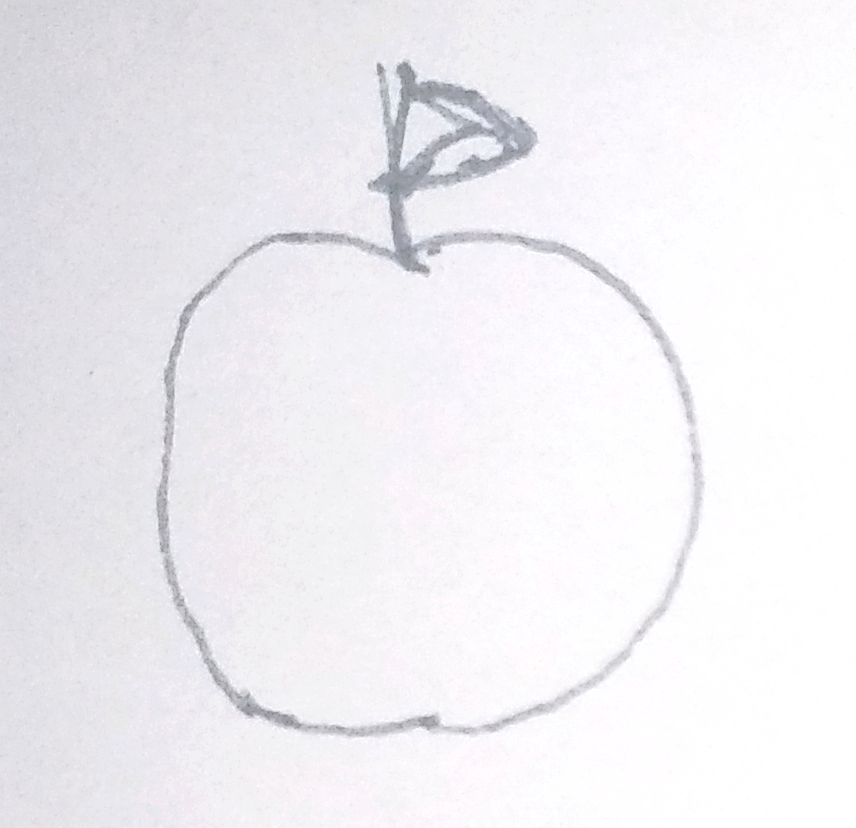
#> input picture Machine_Learning/cam_images/t1.png, 856 x 828 px
$ python 4_processa_foto.py
#> lines starting #> are read from the running program, lines starting #| are printed output that depends on the picture; after the words box and inside, x2 and y2 are one past the last pixel; in counts of white or black regions, pixels touching at a corner belong together
import cv2
import numpy as np

# Carrega Imagens
labels = ['apple', 'axe', 'bicycle', 'book', 'bus']

img_app = cv2.imread('cam_images/t1.png')
#> img_app is the input picture: shape (828, 856, 3); mean B, G, R 242.7, 238.7, 240.4
img_axe = cv2.imread('cam_images/t2.png')
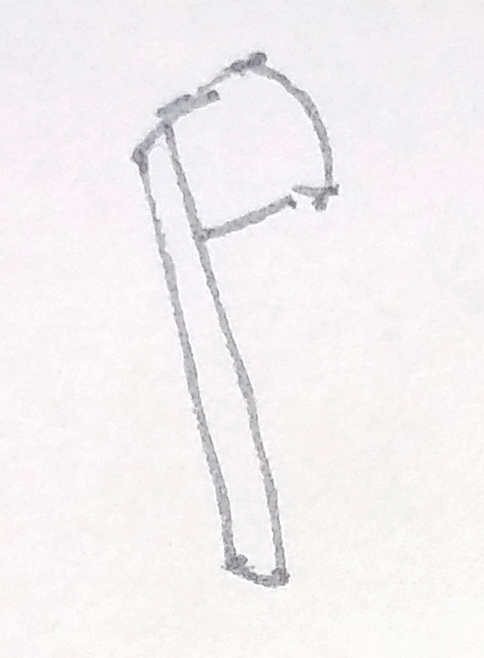
#> input picture Machine_Learning/cam_images/t2.png, 484 x 658 px
#> img_axe is the input picture: shape (658, 484, 3); mean B, G, R 242, 240.3, 244.8
img_bic = cv2.imread('cam_images/t3.png')
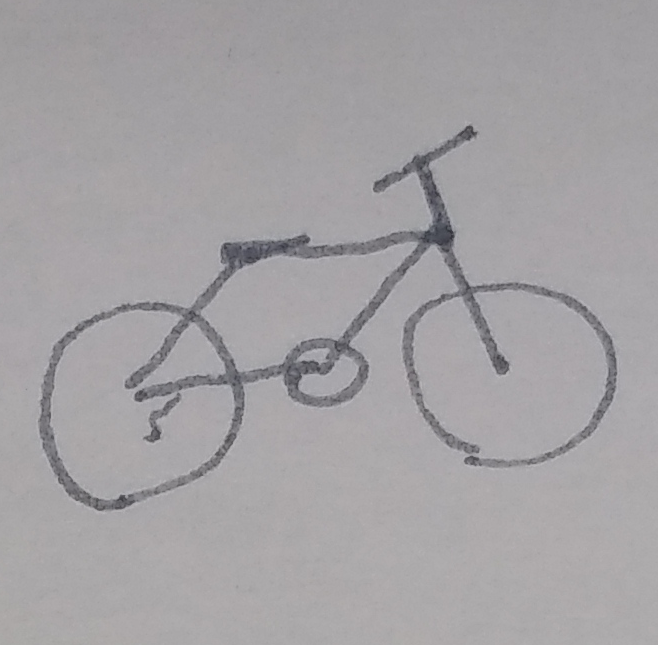
#> input picture Machine_Learning/cam_images/t3.png, 658 x 645 px
#> img_bic is the input picture: shape (645, 658, 3); mean B, G, R 163.9, 161.4, 163.9
img_boo = cv2.imread('cam_images/t4.png')
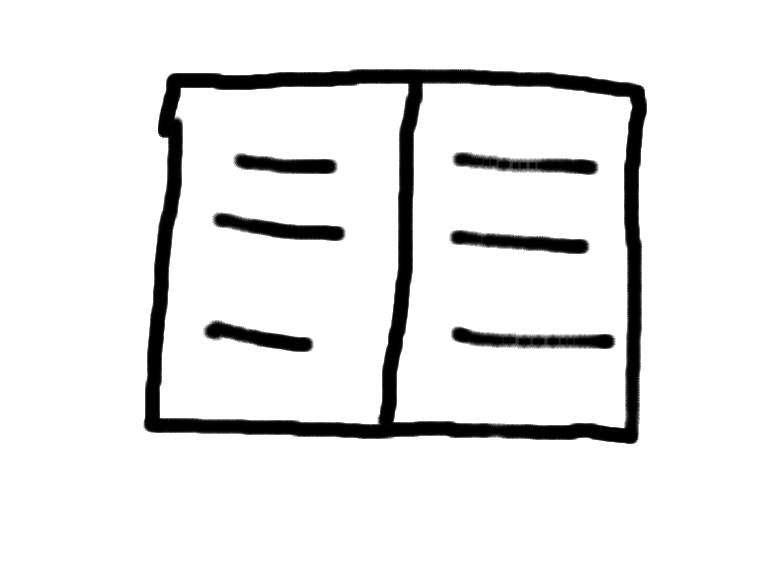
#> input picture Machine_Learning/cam_images/t4.png, 778 x 563 px
#> img_boo is the input picture: shape (563, 778, 3); min 0, max 255, mean 233
img_bus = cv2.imread('cam_images/t5.png')
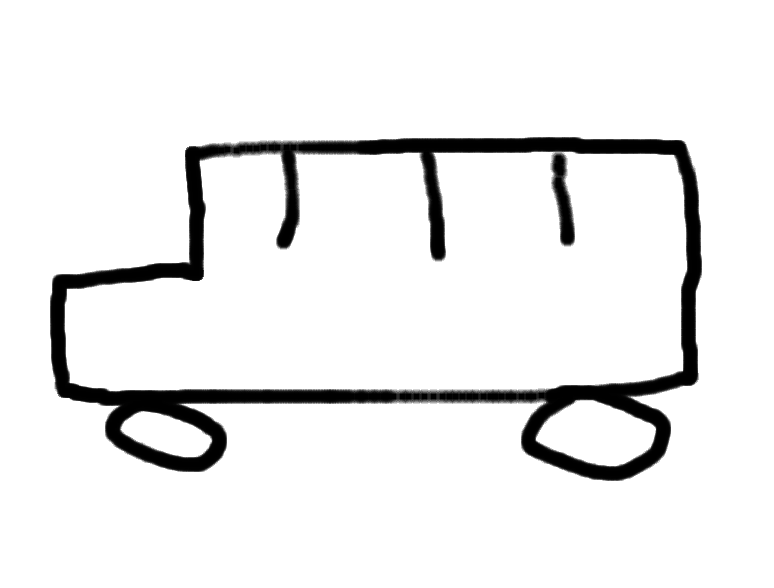
#> input picture Machine_Learning/cam_images/t5.png, 774 x 588 px
#> img_bus is the input picture: shape (588, 774, 3); min 0, max 255, mean 235.6

images = [img_app, img_axe, img_bic, img_boo, img_bus]

i = 0
for img in images:
    # Converte para Grayscale
    img = cv2.cvtColor(img, cv2.COLOR_BGR2GRAY)

    # Redimensiona imagem
    img = cv2.resize(img, (256, 256))

    # Suavizando Imagem para tirar ruidos
    img = cv2.GaussianBlur(img, (5, 5), 0)

    # Binariza Imagem usando um Treshold Adaptavel
    img = cv2.adaptiveThreshold(
        img, 255, cv2.ADAPTIVE_THRESH_MEAN_C, cv2.THRESH_BINARY, 11, 10)

    # Suavizando Imagem para aumentar espessura do traço
    img = cv2.GaussianBlur(img, (11, 11), 0)

    # Binariza Imagem
    img = cv2.adaptiveThreshold(
        img, 255, cv2.ADAPTIVE_THRESH_MEAN_C, cv2.THRESH_BINARY, 11, 10)

    # Inverte cor
    img = ~img

    # Mostra Imagem
    cv2.imshow('window', img)
    cv2.waitKey()

    # Redimensiona imagem
    img = cv2.resize(img, (28, 28))

    # Normaliza Imagem
    img = (img-127.5) / 127.5

    # Formata Imagem
    img = np.reshape(img, (28,28,1))

    # Salva Imagem
    np.save('cam_images/' + labels[i] + '.npy', img)
    i += 1
#> this loop made 5 passes
#> pass 1, `img = cv2.adaptiveThreshold( img, 255, cv2.ADAPTIVE_THRESH_MEAN_C, cv2..`:
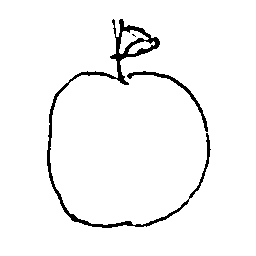
#> img: shape (256, 256); 96.4% white; 3 black regions (1 under 20 px), largest, box (x1, y1, x2, y2) and area: (47, 19, 211, 228) 1985, (127, 71, 208, 132) 376
#> after the loop, i = 5
